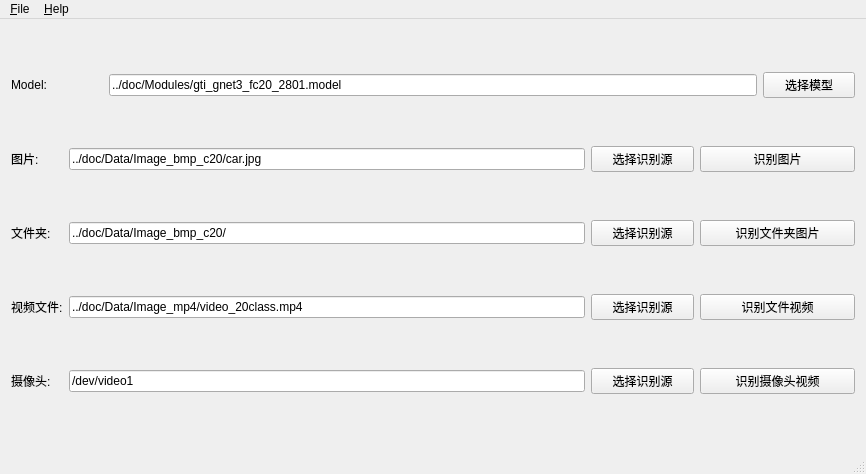
<?xml version="1.0" encoding="UTF-8"?>
<ui version="4.0">
 <class>MainWindow</class>
 <widget class="QMainWindow" name="MainWindow">
  <property name="geometry">
   <rect>
    <x>0</x>
    <y>0</y>
    <width>866</width>
    <height>474</height>
   </rect>
  </property>
  <property name="windowTitle">
   <string>MainWindow</string>
  </property>
  <widget class="QWidget" name="centralWidget">
   <layout class="QGridLayout" name="gridLayout">
    <item row="4" column="0">
     <layout class="QHBoxLayout" name="horizontalLayout_5" stretch="1,10,2,3">
      <item>
       <widget class="QLabel" name="label_4">
        <property name="text">
         <string>摄像头:</string>
        </property>
       </widget>
      </item>
      <item>
       <widget class="QLineEdit" name="lineEdit_Camera">
        <property name="text">
         <string>/dev/video1</string>
        </property>
       </widget>
      </item>
      <item>
       <widget class="QPushButton" name="pushButton_selectCamera">
        <property name="text">
         <string>选择识别源</string>
        </property>
       </widget>
      </item>
      <item>
       <widget class="QPushButton" name="pushButton_IdentifyCamera">
        <property name="text">
         <string>识别摄像头视频</string>
        </property>
       </widget>
      </item>
     </layout>
    </item>
    <item row="0" column="0">
     <layout class="QHBoxLayout" name="horizontalLayout_2" stretch="1,7,1">
      <item>
       <widget class="QLabel" name="label_Model">
        <property name="text">
         <string>Model:</string>
        </property>
       </widget>
      </item>
      <item>
       <widget class="QLineEdit" name="lineEdit_Model">
        <property name="text">
         <string>../doc/Modules/gti_gnet3_fc20_2801.model</string>
        </property>
       </widget>
      </item>
      <item>
       <widget class="QPushButton" name="pushButton_SelectModel">
        <property name="text">
         <string>选择模型</string>
        </property>
       </widget>
      </item>
     </layout>
    </item>
    <item row="2" column="0">
     <layout class="QHBoxLayout" name="horizontalLayout_4" stretch="1,10,2,3">
      <item>
       <widget class="QLabel" name="label_2">
        <property name="text">
         <string>文件夹:</string>
        </property>
       </widget>
      </item>
      <item>
       <widget class="QLineEdit" name="lineEdit_Folder">
        <property name="text">
         <string>../doc/Data/Image_bmp_c20/</string>
        </property>
       </widget>
      </item>
      <item>
       <widget class="QPushButton" name="pushButton_selectFolder">
        <property name="text">
         <string>选择识别源</string>
        </property>
       </widget>
      </item>
      <item>
       <widget class="QPushButton" name="pushButton_IdentifyFolderPicture">
        <property name="text">
         <string>识别文件夹图片</string>
        </property>
       </widget>
      </item>
     </layout>
    </item>
    <item row="3" column="0">
     <layout class="QHBoxLayout" name="horizontalLayout" stretch="1,10,2,3">
      <item>
       <widget class="QLabel" name="label_3">
        <property name="text">
         <string>视频文件:</string>
        </property>
       </widget>
      </item>
      <item>
       <widget class="QLineEdit" name="lineEdit_Video">
        <property name="text">
         <string>../doc/Data/Image_mp4/video_20class.mp4</string>
        </property>
       </widget>
      </item>
      <item>
       <widget class="QPushButton" name="pushButton_selectVideo">
        <property name="text">
         <string>选择识别源</string>
        </property>
       </widget>
      </item>
      <item>
       <widget class="QPushButton" name="pushButton_IdentifyFolderVideo">
        <property name="text">
         <string>识别文件视频</string>
        </property>
       </widget>
      </item>
     </layout>
    </item>
    <item row="1" column="0">
     <layout class="QHBoxLayout" name="horizontalLayout_3" stretch="1,10,2,3">
      <item>
       <widget class="QLabel" name="label">
        <property name="text">
         <string>图片:</string>
        </property>
       </widget>
      </item>
      <item>
       <widget class="QLineEdit" name="lineEdit_Picture">
        <property name="text">
         <string>../doc/Data/Image_bmp_c20/car.jpg</string>
        </property>
       </widget>
      </item>
      <item>
       <widget class="QPushButton" name="pushButton_selectPicture">
        <property name="text">
         <string>选择识别源</string>
        </property>
       </widget>
      </item>
      <item>
       <widget class="QPushButton" name="pushButton_IdentifyPicture">
        <property name="text">
         <string>识别图片</string>
        </property>
       </widget>
      </item>
     </layout>
    </item>
   </layout>
  </widget>
  <widget class="QStatusBar" name="statusBar"/>
  <widget class="QMenuBar" name="menuBar">
   <property name="geometry">
    <rect>
     <x>0</x>
     <y>0</y>
     <width>866</width>
     <height>22</height>
    </rect>
   </property>
   <widget class="QMenu" name="menu_File">
    <property name="title">
     <string>&amp;File</string>
    </property>
   </widget>
   <widget class="QMenu" name="menu_Help">
    <property name="title">
     <string>&amp;Help</string>
    </property>
    <addaction name="action_About"/>
   </widget>
   <addaction name="menu_File"/>
   <addaction name="menu_Help"/>
  </widget>
  <action name="action_About">
   <property name="text">
    <string>&amp;About</string>
   </property>
  </action>
 </widget>
 <layoutdefault spacing="6" margin="11"/>
 <resources/>
 <connections>
  <connection>
   <sender>pushButton_IdentifyCamera</sender>
   <signal>clicked()</signal>
   <receiver>MainWindow</receiver>
   <slot>pushButton_IdentifyCameraVideo_OnClick()</slot>
   <hints>
    <hint type="sourcelabel">
     <x>855</x>
     <y>418</y>
    </hint>
    <hint type="destinationlabel">
     <x>801</x>
     <y>361</y>
    </hint>
   </hints>
  </connection>
  <connection>
   <sender>pushButton_IdentifyFolderVideo</sender>
   <signal>clicked()</signal>
   <receiver>MainWindow</receiver>
   <slot>pushButton_IdentifyFileVideo_OnClick()</slot>
   <hints>
    <hint type="sourcelabel">
     <x>842</x>
     <y>335</y>
    </hint>
    <hint type="destinationlabel">
     <x>803</x>
     <y>268</y>
    </hint>
   </hints>
  </connection>
  <connection>
   <sender>pushButton_IdentifyFolderPicture</sender>
   <signal>clicked()</signal>
   <receiver>MainWindow</receiver>
   <slot>pushButton_IdentifyFolderPicture_OnClick()</slot>
   <hints>
    <hint type="sourcelabel">
     <x>855</x>
     <y>251</y>
    </hint>
    <hint type="destinationlabel">
     <x>800</x>
     <y>191</y>
    </hint>
   </hints>
  </connection>
  <connection>
   <sender>pushButton_IdentifyPicture</sender>
   <signal>clicked()</signal>
   <receiver>MainWindow</receiver>
   <slot>pushButton_IdentifyPicture_OnClick()</slot>
   <hints>
    <hint type="sourcelabel">
     <x>855</x>
     <y>168</y>
    </hint>
    <hint type="destinationlabel">
     <x>804</x>
     <y>97</y>
    </hint>
   </hints>
  </connection>
  <connection>
   <sender>action_About</sender>
   <signal>triggered()</signal>
   <receiver>MainWindow</receiver>
   <slot>pushButton_help_OnClick()</slot>
   <hints>
    <hint type="sourcelabel">
     <x>-1</x>
     <y>-1</y>
    </hint>
    <hint type="destinationlabel">
     <x>432</x>
     <y>236</y>
    </hint>
   </hints>
  </connection>
  <connection>
   <sender>pushButton_SelectModel</sender>
   <signal>clicked()</signal>
   <receiver>MainWindow</receiver>
   <slot>pushButton_SelectModel_OnClick()</slot>
   <hints>
    <hint type="sourcelabel">
     <x>801</x>
     <y>70</y>
    </hint>
    <hint type="destinationlabel">
     <x>779</x>
     <y>32</y>
    </hint>
   </hints>
  </connection>
  <connection>
   <sender>pushButton_selectPicture</sender>
   <signal>clicked()</signal>
   <receiver>MainWindow</receiver>
   <slot>pushButton_SelectPicture_OnClick()</slot>
   <hints>
    <hint type="sourcelabel">
     <x>653</x>
     <y>152</y>
    </hint>
    <hint type="destinationlabel">
     <x>592</x>
     <y>123</y>
    </hint>
   </hints>
  </connection>
  <connection>
   <sender>pushButton_selectFolder</sender>
   <signal>clicked()</signal>
   <receiver>MainWindow</receiver>
   <slot>pushButton_SelectFolder_OnClick()</slot>
   <hints>
    <hint type="sourcelabel">
     <x>661</x>
     <y>246</y>
    </hint>
    <hint type="destinationlabel">
     <x>526</x>
     <y>198</y>
    </hint>
   </hints>
  </connection>
  <connection>
   <sender>pushButton_selectVideo</sender>
   <signal>clicked()</signal>
   <receiver>MainWindow</receiver>
   <slot>pushButton_SelectVideo_OnClick()</slot>
   <hints>
    <hint type="sourcelabel">
     <x>634</x>
     <y>333</y>
    </hint>
    <hint type="destinationlabel">
     <x>532</x>
     <y>280</y>
    </hint>
   </hints>
  </connection>
  <connection>
   <sender>pushButton_selectCamera</sender>
   <signal>clicked()</signal>
   <receiver>MainWindow</receiver>
   <slot>pushButton_SelectCamera_OnClick()</slot>
   <hints>
    <hint type="sourcelabel">
     <x>643</x>
     <y>398</y>
    </hint>
    <hint type="destinationlabel">
     <x>529</x>
     <y>365</y>
    </hint>
   </hints>
  </connection>
 </connections>
 <slots>
  <slot>pushButton_IdentifyPicture_OnClick()</slot>
  <slot>pushButton_help_OnClick()</slot>
  <slot>pushButton_IdentifyFolderPicture_OnClick()</slot>
  <slot>pushButton_IdentifyFileVideo_OnClick()</slot>
  <slot>pushButton_IdentifyCameraVideo_OnClick()</slot>
  <slot>pushButton_SelectModel_OnClick()</slot>
  <slot>pushButton_SelectPicture_OnClick()</slot>
  <slot>pushButton_SelectFolder_OnClick()</slot>
  <slot>pushButton_SelectVideo_OnClick()</slot>
  <slot>pushButton_SelectCamera_OnClick()</slot>
 </slots>
</ui>
